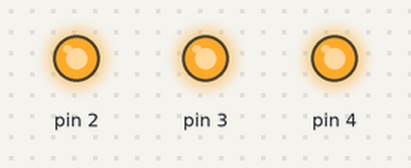
A sketch run on a simulated Arduino Uno, built with avr-gcc and run on an emulated ATmega328P. Shown: output pins drawn as LEDs (lit = HIGH).

Above: at 0.5 s.
At 1.5 s:
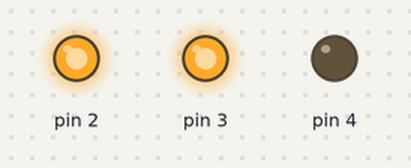
At 5.5 s:
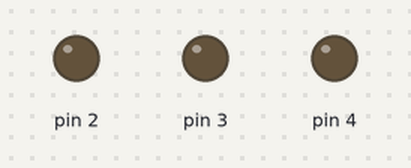
Timing chart, 0 to 6.9 s (numbered marks = the images above):
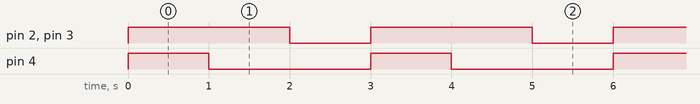

The sketch:

2023-0327-led-2.ino
```cpp
void setup() {
  // initialize digital pin LED_BUILTIN as an output.
  pinMode(2, OUTPUT);
  pinMode(3, OUTPUT);
  pinMode(4, OUTPUT);
}

// the loop function runs over and over again forever
void loop() {
  digitalWrite(2, HIGH);
  digitalWrite(3, HIGH);
  digitalWrite(4, HIGH);
  delay(1000);
  digitalWrite(4, LOW);
  delay(1000);
  digitalWrite(2, LOW);
  digitalWrite(3, LOW);
  delay(1000);
}
```

Measured:
- by itself, pin 2, pin 3: alternates HIGH for 2.0 s and LOW for 1.0 s
- by itself, pin 4: alternates HIGH for 1.0 s and LOW for 2.0 s
- by itself, everything shown: repeats every 3.0 s, in 3 steps
